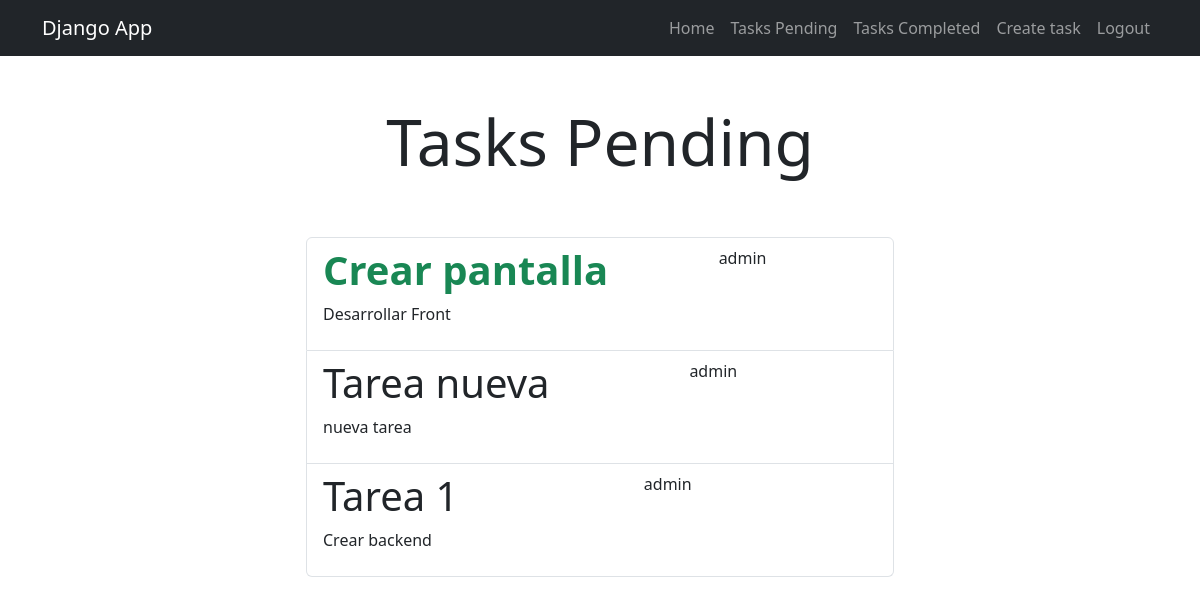
Screenshot of /tasks/ (signed in) with the database file from the repository.
### tasks/models.py (models this page shows, shortened)
class Task(models.Model):
    title = models.CharField(max_length=100)
    description = models.TextField(blank=True)
    created = models.DateTimeField(auto_now_add=True)
    datecompleted = models.DateTimeField(null=True, blank=True)
    important = models.BooleanField(default=False)
    user = models.ForeignKey(User, on_delete=models.CASCADE)

### tasks/views.py (the view)
# urls.py: path('tasks/', views.tasks, name='tasks'),
@login_required
def tasks(request):
    title = 'Tasks Pending'
    tasks = Task.objects.filter(user=request.user, datecompleted__isnull=True)
    return render(request, 'tasks.html', {
        'tasks': tasks,
        'title': title,
    })

### tasks/templates/tasks.html (shortened to what this page needs)
{% extends 'base.html' %}
{% block content %}
<main>
    <div class="row">
        <div class="col-md-6 offset-md-3">
            <h1 class="text-center display-3 py-5">{{title}}</h1>
            <ul class="list-group">
                {% for task in tasks %}
                    <a class="list-group-item" href="{% url 'task_detail' task.id %}">
                        <header class="d-flex justify-content-between">
                            {% if task.important %}
                                <h1 class="fw-bold text-success">{{task.title}}</h1>
                            {% else %}
                                <h1 class="fw-cold">{{task.title}}</h1>
                            {% endif %}
                            <p>{{task.user.username}}</p>
                        </header>
                        <p>{{task.description}}</p>
                    </a>
                {% endfor %}
            </ul>
        </div>
    </div>
</main>
{% endblock %}

### rows the page displays
Task: title "Crear pantalla", user.username "admin", description "Desarrollar Front"
Task: title "Tarea nueva", user.username "admin", description "nueva tarea"
Task: title "Tarea 1", user.username "admin", description "Crear backend"

### other values shown
{{ title }} "Tasks Pending"
